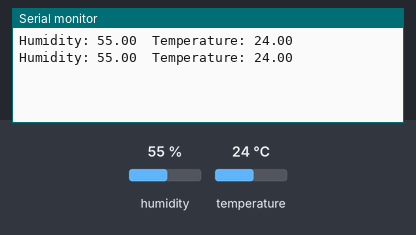
The program below on a simulated ESP8266 (NodeMCU). Parts: the last lines printed to the serial monitor. Inputs (shaded band) come from the test bench; at power-on: humidity 55 %, temperature 24 °C.

Above: at 2.8 s.
2.9 s: humidity set to 22 %
At 5.3 s:
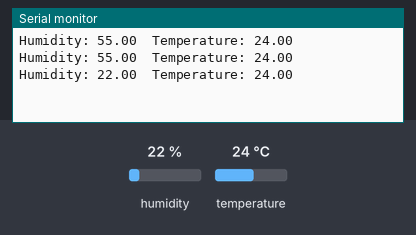
5.6 s: temperature set to 12 °C
At 6.6 s:
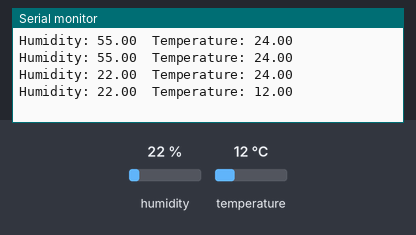
8.3 s: humidity set to 40 %
At 11.3 s:
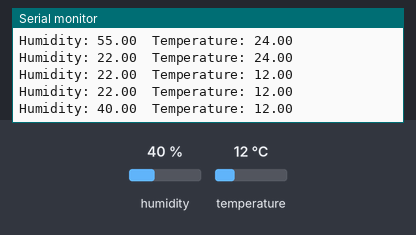
Timing chart, 0 to 12.8 s (numbered marks = the images above; inputs shaded):
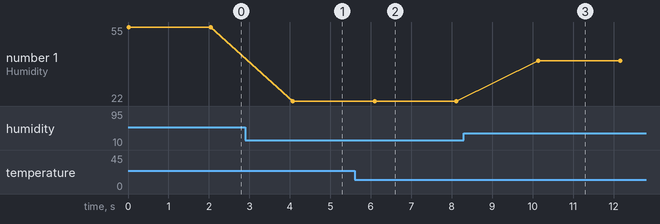

The program:

main.cpp
```cpp
#include <Arduino.h>
#include <Adafruit_Sensor.h>
#include <DHT.h>

DHT dht(13, DHT11);

void setup()
{
  Serial.begin(115200);

  dht.begin();
}

void loop()
{
  float h = dht.readHumidity();
  float t = dht.readTemperature();

  if (isnan(h) || isnan(t)) {
    Serial.println("Failed to read from DHT sensor!");
    return;
  }

  Serial.print("Humidity: ");
  Serial.print(h);
  Serial.print("\t");
  Serial.print("Temperature: ");
  Serial.println(t);

  delay(2000);
}
```

Measured:
- after the input at 2.9 s, the serial monitor: prints a new line after 1.2 s (image 1)
- after the input at 5.6 s, the serial monitor: prints a new line after 0.49 s (image 2)
- after the input at 8.3 s, the serial monitor: prints a new line after 1.8 s (image 3)
- plotted number 1: 55 → 22 after the input at 2.9 s, 22 → 40 after the input at 8.3 s
